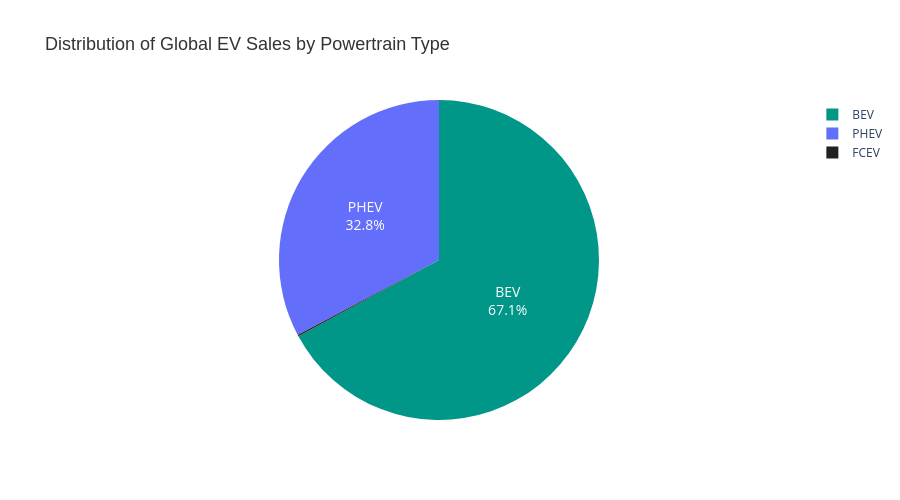

The notebook cell saved with this chart:
### Code cell
# 1. Filter the dataset for raw EV sales volumes
pie_data = ds[ds["parameter"] == "EV sales"]

# 2. Group by powertrain type to get total aggregate volumes
pie_summary = pie_data.groupby("powertrain")["value"].sum().reset_index()

# 3. Create the interactive pie chart
fig = pt.pie(
    pie_summary,
    values="value",
    names="powertrain",
    title="Distribution of Global EV Sales by Powertrain Type",
)

# 4. Apply high-contrast colors to cleanly distinguish the two slices
fig.update_traces(
    textposition="inside",
    textinfo="label+percent",
    marker=dict(
        # Swap these hex codes with Palette A, B, or C depending on your aesthetic preference
        colors=["#009688", "#212121"]  # Using Teal Green and Midnight Black here
    ),
    textfont=dict(size=14, color="white")  # Ensures text remains highly legible over dark slices
)

fig.update_layout(
    template="plotly",
    title_font=dict(size=18, family="Arial", color="#333333"),
    width=900,
    height=500,
)

fig.show()

### Figure 1 — Plotly figure (JSON) as saved in the notebook; plotly's stock layout.template omitted (floating-point values rounded to 4 significant figures)
{"data": [{"domain": {"x": [0, 1], "y": [0, 1]}, "hovertemplate": "powertrain=%{label}<br>value=%{value}<extra></extra>", "labels": ["BEV", "FCEV", "PHEV"], "legendgroup": "", "marker": {"colors": ["#009688", "#212121"]}, "name": "", "showlegend": true, "textfont": {"color": "white", "size": 14}, "textinfo": "label+percent", "textposition": "inside", "type": "pie", "values": [68170000.0, 143000.0, 33300000.0]}], "layout": {"height": 500, "legend": {"tracegroupgap": 0}, "title": {"font": {"color": "#333333", "family": "Arial", "size": 18}, "text": "Distribution of Global EV Sales by Powertrain Type"}, "width": 900}}
